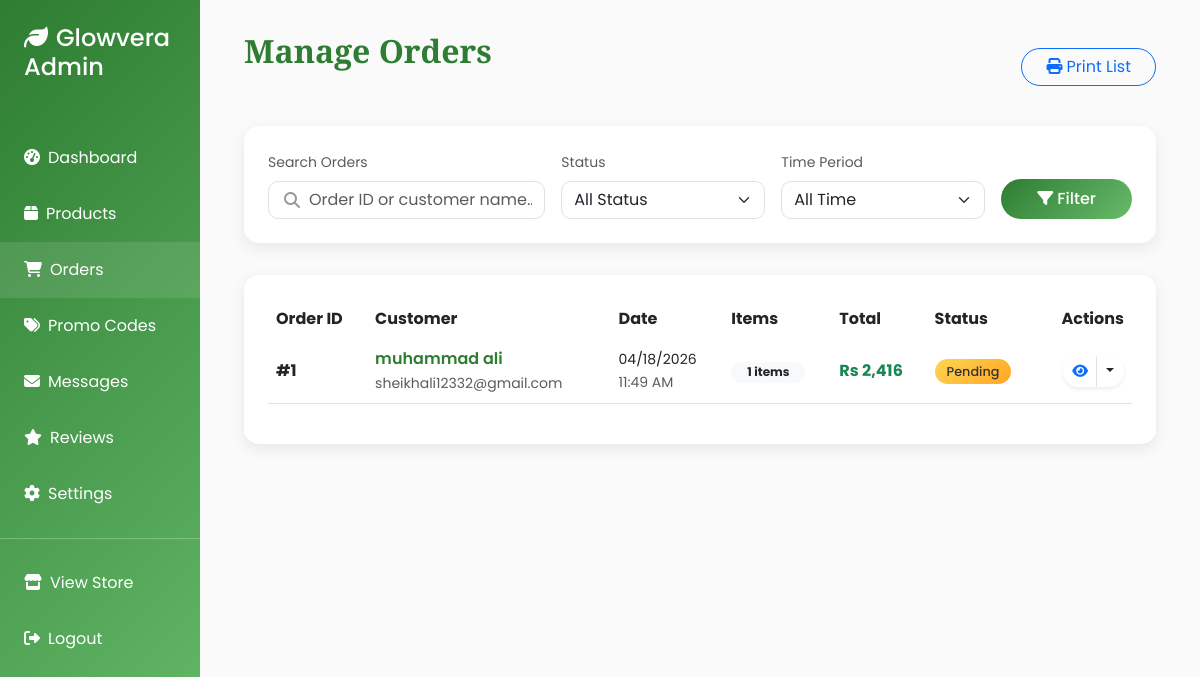
Page /admin/orders (signed in) on the committed database.
### app.py (models this page shows)
class Order(db.Model):
    id = db.Column(db.Integer, primary_key=True)
    user_id = db.Column(db.Integer, db.ForeignKey('user.id'), nullable=True)
    customer_name = db.Column(db.String(100), nullable=False)
    customer_email = db.Column(db.String(120), nullable=False)
    customer_phone = db.Column(db.String(20))
    total_amount = db.Column(db.Float, nullable=False)
    tax_rate = db.Column(db.Float, default=0.08)
    tax_amount = db.Column(db.Float, default=0.0)
    shipping_fee = db.Column(db.Float, default=0.0)
    status = db.Column(db.String(20), default='pending')
    payment_method = db.Column(db.String(30), default='cod')
    shipping_address = db.Column(db.Text, nullable=False)
    discount_amount = db.Column(db.Float, default=0.0)
    promo_code = db.Column(db.String(50))
    created_at = db.Column(db.DateTime, default=datetime.utcnow)
    order_items = db.relationship('OrderItem', backref='order', lazy=True)

### app.py (the view)
@app.route('/admin/orders')
@admin_required
def admin_orders():
    orders = Order.query.order_by(Order.created_at.desc()).all()
    return render_template('admin_orders.html', orders=orders)

### app.py (called while the page is built)
@app.context_processor
def utility_processor():
    def format_price(price):
        if not price:
            price = 0
        symbol = NATIVE_CURRENCY['symbol']
        return f"{symbol} {int(price):,}"
    return dict(format_price=format_price, currency=NATIVE_CURRENCY)

@login_manager.user_loader
def load_user(user_id):
    return User.query.get(int(user_id))

def admin_required(f):
    @wraps(f)
    def decorated_function(*args, **kwargs):
        if not current_user.is_authenticated or not current_user.is_admin:
            flash('Unauthorized access. Admin privileges required.', 'error')
            return redirect(url_for('index'))
        return f(*args, **kwargs)
    return decorated_function

@app.after_request
def add_security_headers(response):
    response.headers['X-Content-Type-Options'] = 'nosniff'
    response.headers['X-Frame-Options'] = 'SAMEORIGIN'
    response.headers['X-XSS-Protection'] = '1; mode=block'
    if not app.debug:
        response.headers['Strict-Transport-Security'] = 'max-age=31536000; includeSubDomains'
    return response

### templates/admin_orders.html (shortened to what this page needs)
{% extends "admin_base.html" %}
{% set active_page = 'orders' %}
{% block admin_content %}
<div class="d-flex justify-content-between align-items-center mb-4">
    <h1 class="admin-title">Manage Orders</h1>
    <div class="d-flex gap-2">
        <button class="btn btn-outline-primary rounded-pill px-4" onclick="window.print()">
            <i class="fas fa-print me-1"></i>Print List
        </button>
    </div>
</div>
<div class="filter-section">
    <div class="row g-3">
        <div class="col-md-4">
            <label class="form-label small text-muted">Search Orders</label>
            <div class="search-box">
                <i class="fas fa-search"></i>
                <input type="text" class="form-control" id="searchOrders" placeholder="Order ID or customer name...">
            </div>
        </div>
        <div class="col-md-3">
            <label class="form-label small text-muted">Status</label>
            <select class="form-select" id="statusFilter">
                <option value="">All Status</option>
            </select>
        </div>
        <div class="col-md-3">
            <label class="form-label small text-muted">Time Period</label>
            <select class="form-select" id="dateFilter">
                <option value="">All Time</option>
            </select>
        </div>
        <div class="col-md-2 d-flex align-items-end">
            <button class="btn btn-primary w-100 rounded-pill" onclick="applyFilters()">
                <i class="fas fa-filter me-1"></i>Filter
            </button>
        </div>
    </div>
</div>
<div class="orders-table">
    {% if orders %}
    <div class="table-responsive">
        <table class="table table-hover align-middle" id="ordersTable">
            <thead class="bg-light">
                <tr>
                    <th class="border-0">Order ID</th>
                    <th class="border-0">Customer</th>
                    <th class="border-0">Date</th>
                    <th class="border-0">Items</th>
                    <th class="border-0">Total</th>
                    <th class="border-0">Status</th>
                    <th class="border-0 text-end">Actions</th>
                </tr>
            </thead>
            <tbody>
                {% for order in orders %}
                <tr data-status="{{ order.status }}" data-customer="{{ order.customer_name }}" data-id="{{ order.id }}">
                    <td><span class="fw-bold">#{{ order.id }}</span></td>
                    <td>
                        <div class="order-customer">{{ order.customer_name }}</div>
                        <small class="text-muted">{{ order.customer_email }}</small>
                    </td>
                    <td>
                        <div class="small">{{ order.created_at.strftime('%m/%d/%Y') }}</div>
                        <small class="text-muted">{{ order.created_at.strftime('%I:%M %p') }}</small>
                    </td>
                    <td><span class="badge bg-light text-dark rounded-pill px-3">{{ order.order_items|length }} items</span></td>
                    <td><span class="order-total text-success">{{ format_price(order.total_amount) }}</span></td>
                    <td>
                        <span class="badge-status badge-{{ order.status }}">
                            {{ order.status.title() }}
                        </span>
                    </td>
                    <td class="text-end">
                        <div class="btn-group shadow-sm rounded-pill overflow-hidden">
                            <a href="{{ url_for('admin_order_detail', order_id=order.id) }}"
                               class="btn btn-sm btn-white border-end" title="View Details">
                                <i class="fas fa-eye text-primary"></i>
                            </a>
                            <div class="btn-group">
                                <button type="button" class="btn btn-sm btn-white dropdown-toggle dropdown-toggle-split"
                                        data-bs-toggle="dropdown" aria-expanded="false">
                                </button>
                            </div>
                        </div>
                    </td>
                </tr>
                {% endfor %}
            </tbody>
        </table>
    </div>
    {% else %}
    <div class="text-center py-5">
        <div class="mb-3"><i class="fas fa-shopping-cart fa-3x text-muted opacity-25"></i></div>
        <h4>No orders found</h4>
        <p class="text-muted">Orders will appear here once customers start purchasing.</p>
    </div>
    {% endif %}
</div>
{% endblock %}

### templates/admin_base.html (style rules this page uses)
:root { --primary-green: #2E7D32; --light-green: #66BB6A; --accent-green: #81C784; --pale-green: #E8F5E8; --warm-yellow: #FFD54F; }
body { font-family: 'Poppins', sans-serif; background-color: #FAFAFA; }
.admin-title { font-family: 'Playfair Display', serif; color: var(--primary-green); font-size: 2rem; font-weight: 700; margin-bottom: 2rem; }
.btn-primary { background: linear-gradient(135deg, var(--primary-green), var(--light-green)); border: none; border-radius: 25px; padding: 0.5rem 1.5rem; font-weight: 500; transition: all 0.3s ease; }

### templates/admin_orders.html (style rules this page uses)
.orders-table { background: white; border-radius: 15px; padding: 1.5rem; box-shadow: 0 5px 15px rgba(0,0,0,0.08); }
.badge-status { padding: 0.25rem 0.75rem; border-radius: 20px; font-size: 0.8rem; font-weight: 500; }
.badge-pending { background: linear-gradient(135deg, #FFD54F, #FFA726); color: #333; }
.order-customer { font-weight: 600; color: var(--primary-green); }
.order-total { font-weight: 700; color: var(--primary-green); }
.filter-section { background: white; border-radius: 15px; padding: 1.5rem; margin-bottom: 2rem; box-shadow: 0 5px 15px rgba(0,0,0,0.08); }
.form-select, .form-control { border-radius: 10px; border: 1px solid #E0E0E0; }
.search-box { position: relative; }
.search-box .form-control { padding-left: 2.5rem; }
.search-box i { position: absolute; left: 1rem; top: 50%; transform: translateY(-50%); color: #999; }

### rows in the picture
Order: id "1", customer_name "muhammad ali", customer_email "sheikhali12332@gmail.com", created_at "04/18/2026", created_at "11:49 AM", order_items|length "1", total_amount "Rs 2,416", status "Pending"
